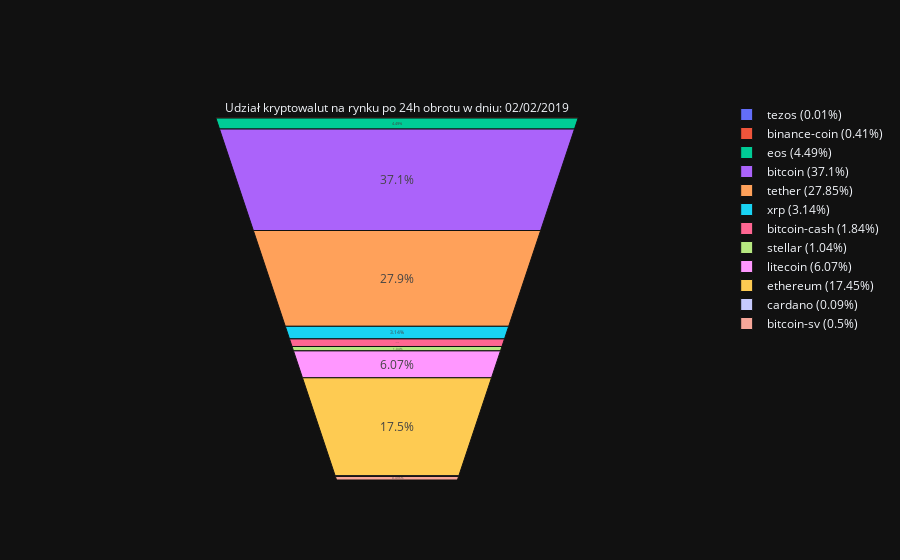

Here is the notebook cell this chart was saved with:
### Code cell
dzien="02/02/2019"
filtered=getDataFromDate(source,dzien)
makeGraphFromDate(filtered,dzien)

### Figure 1 — Plotly figure (JSON) as saved in the notebook; plotly's stock layout.template omitted (floating-point values rounded to 4 significant figures)
{"data": [{"labels": ["tezos (0.01%)", "binance-coin (0.41%)", "eos (4.49%)", "bitcoin (37.1%)", "tether (27.85%)", "xrp (3.14%)", "bitcoin-cash (1.84%)", "stellar (1.04%)", "litecoin (6.07%)", "ethereum (17.45%)", "cardano (0.09%)", "bitcoin-sv (0.5%)"], "title": {"text": "Udział kryptowalut na rynku po 24h obrotu w dniu: 02/02/2019"}, "values": [1902000.0, 56630000.0, 614000000.0, 5072000000.0, 3807000000.0, 429400000.0, 251200000.0, 142400000.0, 829100000.0, 2385000000.0, 12310000.0, 67770000.0], "type": "funnelarea"}], "layout": {}}
